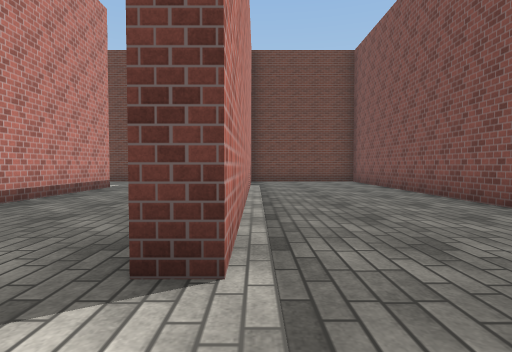
[1] (above)

24 first-person views from a walk through a Unity game level. The camera is 1.2 m above the floor, tilts 2° down and sees 80° across. The floor is counted in squares, 2 m on a side. Each view is taken from the middle of a square. On the plan, view 1 faces up. The plan holds only what a view shows up to about 9 squares ahead; the rest is blank. The place goes on beyond the plan. Surface patterns are stand-ins for the level's own textures.

[2]
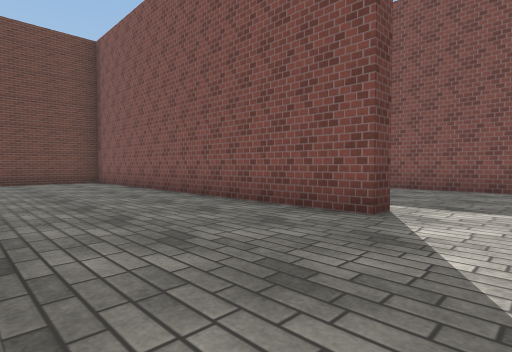

[3]
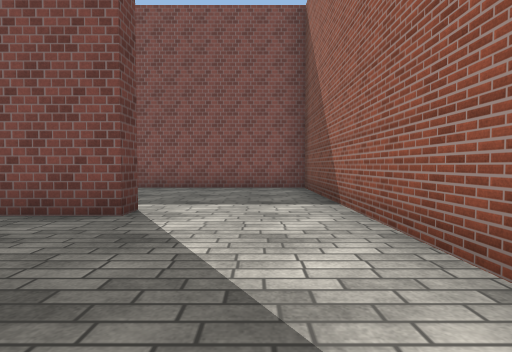

[4]
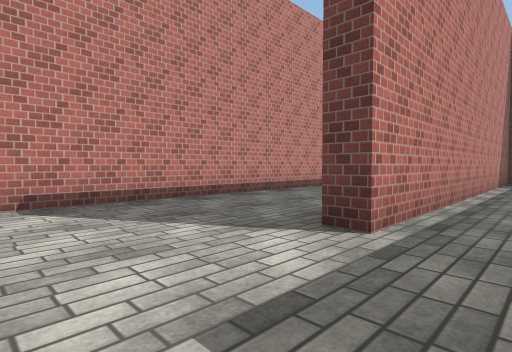

[5]
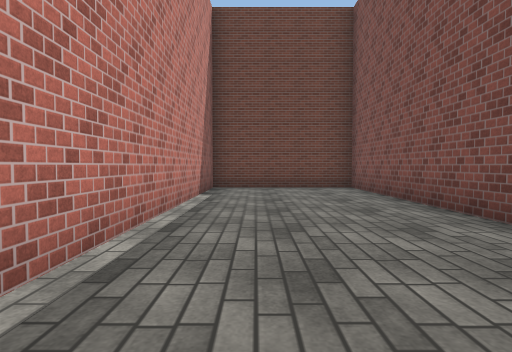

[6]
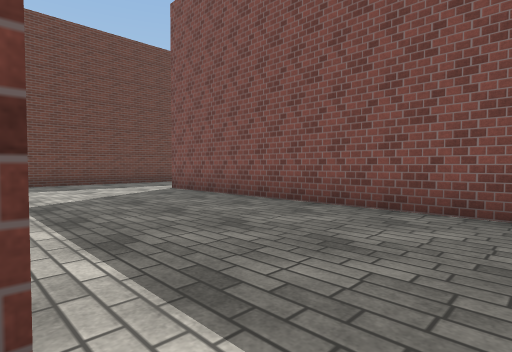

[7]
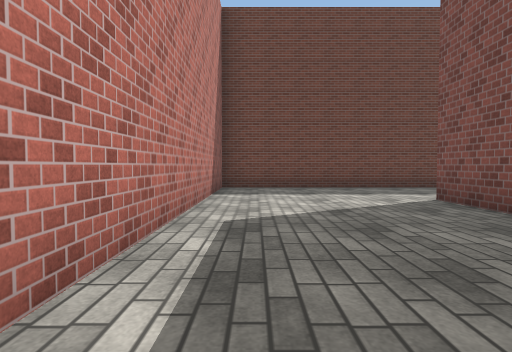

[8]
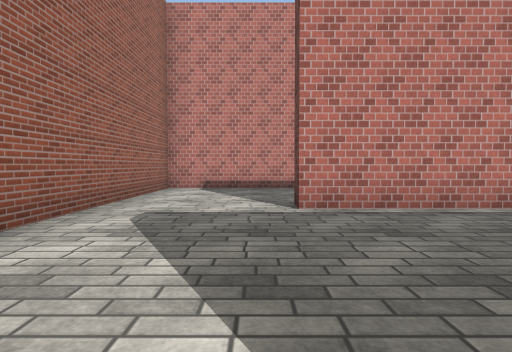

[9]
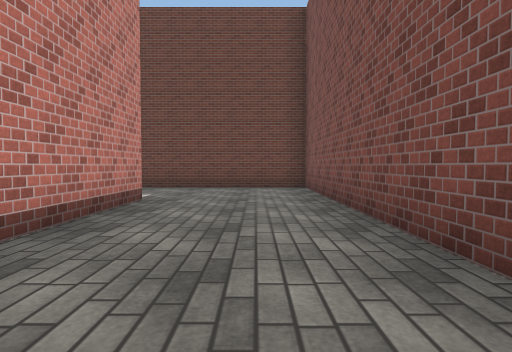

[10]
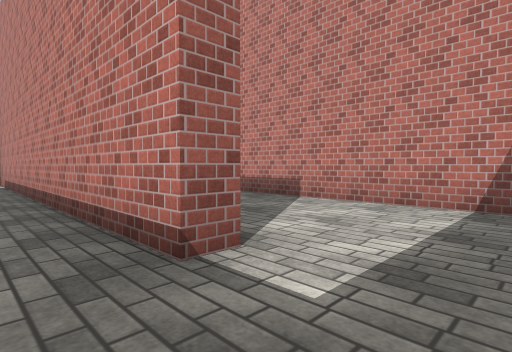

[11]
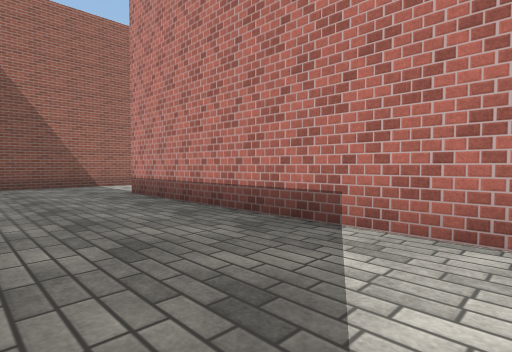

[12]
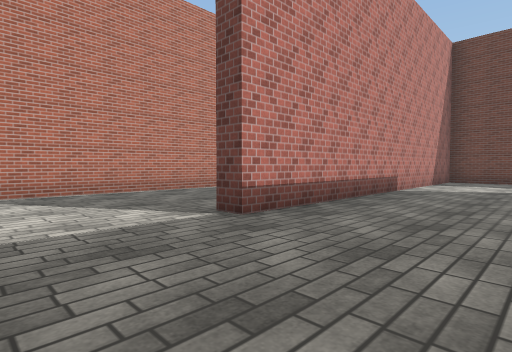

[13]
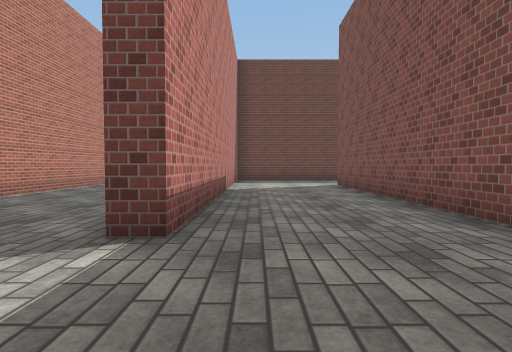

[14]
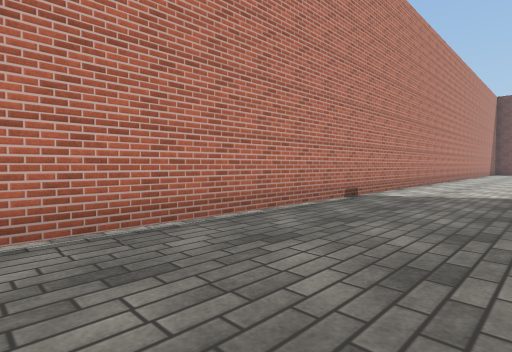

[15]
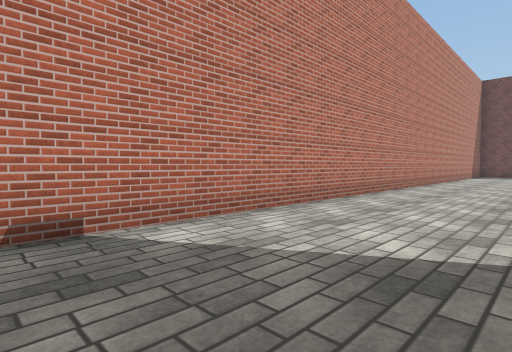

[16]
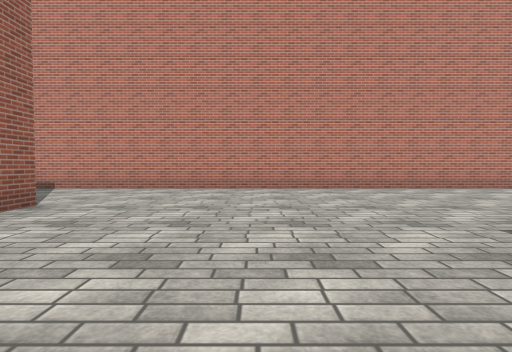

[17]
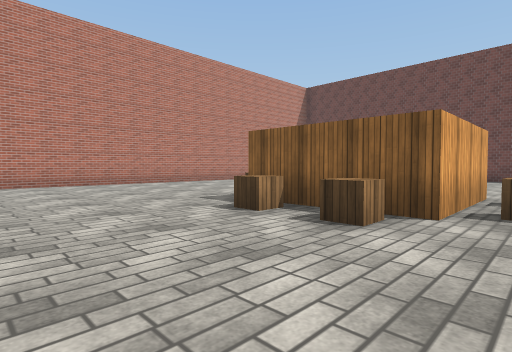

[18]
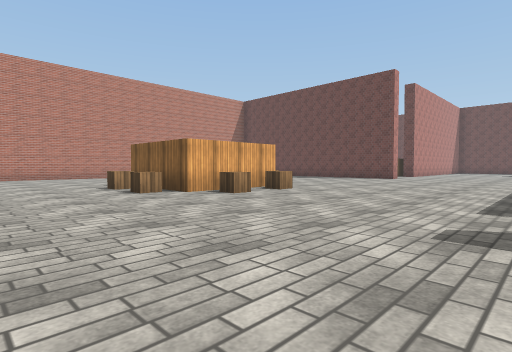

[19]
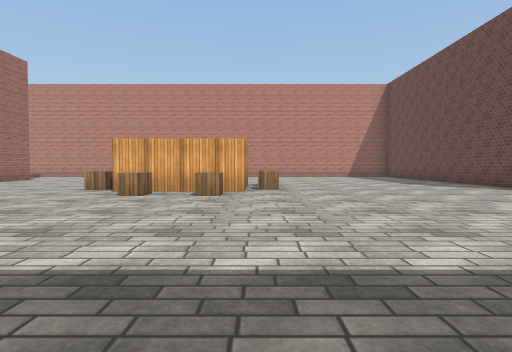

[20]
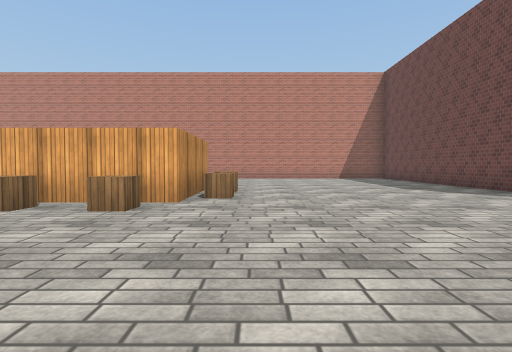

[21]
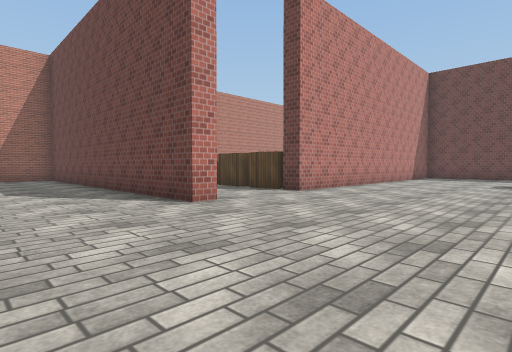

[22]
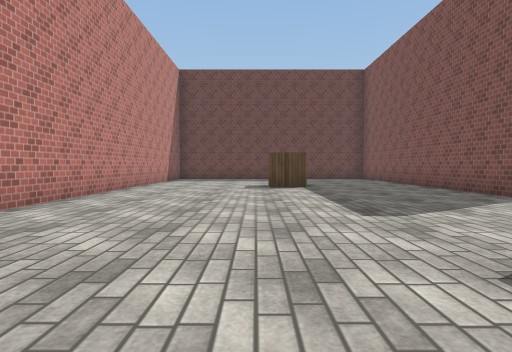

[23]
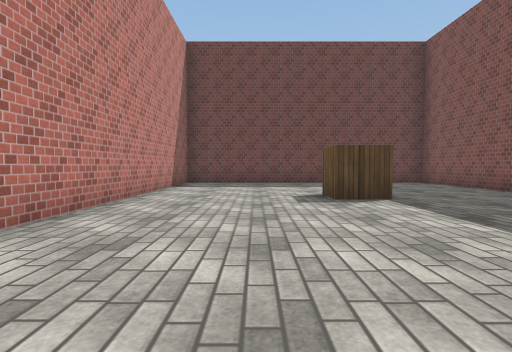

[24]
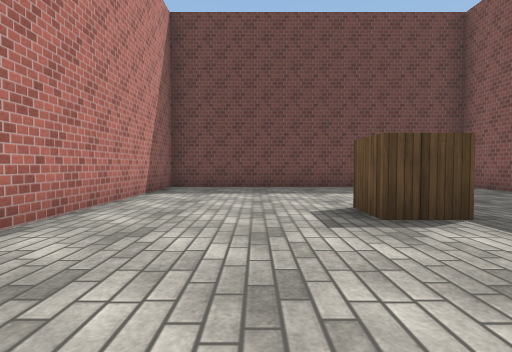

### Floor plan
Points are (right, up) in squares from view 1. A wall is a line through its corners. A room is listed if a view was taken in it or the views show most of it. See-through windows are left out.
Room 1 (views 1, 2, 3, 4, 5, 6, 7, 8, 9, 10)
walls: (-0.7, 4.5) (-0.7, 11.2) (-5.1, 11.2); (4.1, 1.6) (3.6, 1.6) (3.6, 11.2) (-0.2, 11.2) (-0.2, 1.6) (-0.8, 1.6); (-4.6, 8.3) (-4, 8.3) (-4, -1.3) (8.1, -1.3) (8.1, 8.4); (8.5, 11.2) (4.1, 11.2) (4.1, 4)
ways out: opening at (-4, 9.5) to room 2; opening at (7, 11.5) to room 2; opening at (8, 9.5)
Room 2 (views 11, 12, 13, 14, 15, 16, 17, 18, 19, 20, 21, 22, 23, 24)
walls: (-3.4, 20.7) (-2.9, 20.7) (-2.9, 17.7) (-6, 17.7); (-2.4, 28.4) (-2.4, 27.8) (-8, 27.8); (-11.9, 21.6) (-11.9, -0.5); (-8.6, 11.7) (-7.9, 11.7); (-7.7, 9.6) (-7.7, 1.6) (-8.2, 1.6); (5.8, 32.6) (5.8, 40.1); (-4.5, 1.9) (-4.5, 8); (2.8, 40.5) (-2.4, 40.5) (-2.4, 30.8); (-8.5, -1.3) (-5.8, -1.3)
ways out: opening at (-4, 9.5) to room 1; opening at (7, 11.5) to room 1; opening at (-3, 29.5)
objects: other object (-5, 17); other object (-5, 21); other object (-4, 17); other object (-4, 21); other object (-2, 18); other object (-2, 20); other object (2, 36)

Where each view was taken, in squares from view 1:
view 1: 0 up, 0 right, facing up
view 2: 0 up, 0 right, facing up-right
view 3: 0 up, 0 right, facing right
view 4: 1 down, 1 right, facing up-left
view 5: 3 up, 1 right, facing up
view 6: 1 up, 4 right, facing up-right
view 7: 3 up, 5 right, facing up
view 8: 1 up, 4 right, facing left
view 9: 3 up, 2 left, facing up
view 10: 10 up, 3 left, facing down-left
view 11: 8 up, 5 left, facing down-left
view 12: 1 down, 5 left, facing up-left
view 13: 1 down, 7 left, facing up
view 14: 4 up, 9 left, facing up-left
view 15: 9 up, 9 left, facing up-left
view 16: 15 up, 4 left, facing left
view 17: 14 up, 2 left, facing up-left
view 18: 14 up, 3 right, facing up-left
view 19: 21 up, 4 right, facing left
view 20: 22 up, 2 right, facing left
view 21: 25 up, 2 right, facing up-left
view 22: 27 up, 1 right, facing up
view 23: 30 up, 0 right, facing up
view 24: 32 up, 0 right, facing up
